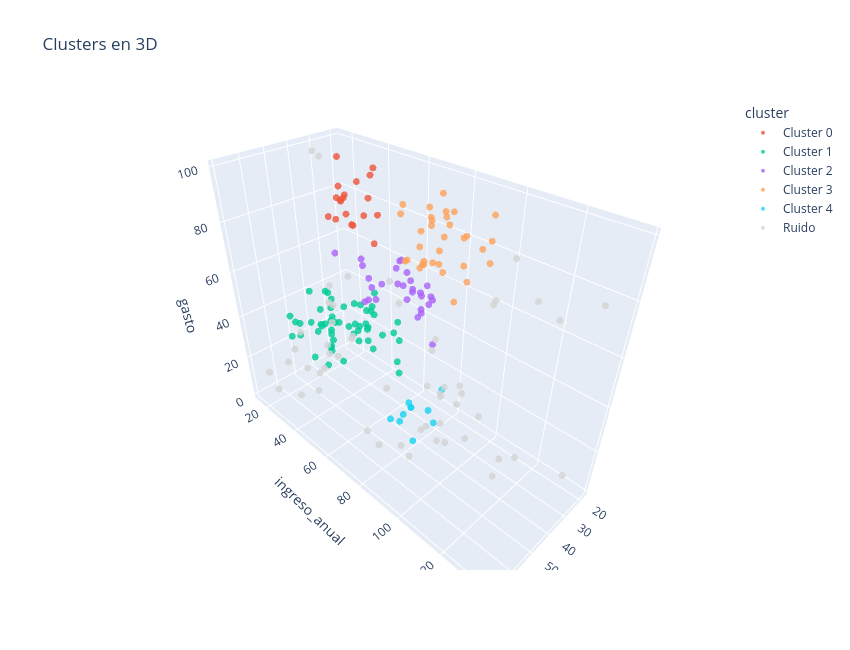
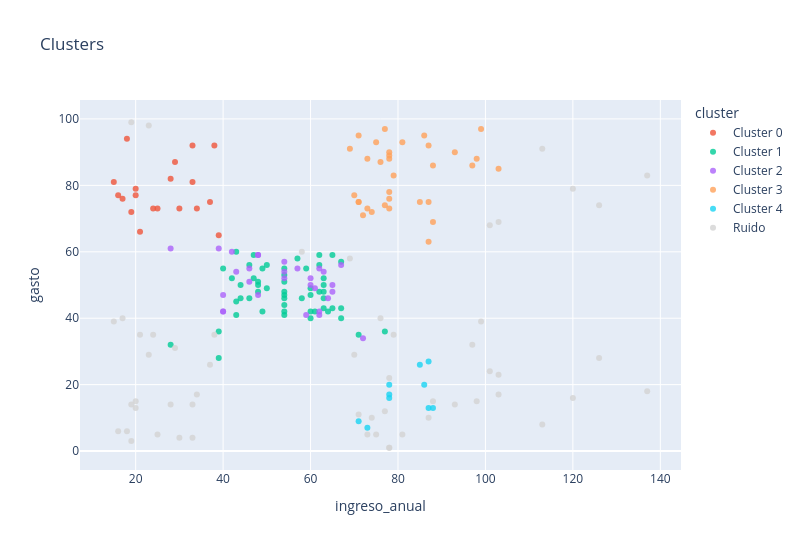

Notebook cell for these charts, in order:
### Code cell
# Grafica los clusters en 3D y en 2D (ingreso vs gasto)
# Pista: plot_clusters_3d(df, 'edad', 'ingreso_anual', 'gasto', labels_dbscan)
#        plot_clusters(df, 'ingreso_anual', 'gasto', labels_dbscan)
# ✍️ Tu código aquí

plot_clusters_3d(df, 'edad', 'ingreso_anual', 'gasto', labels_dbscan)
plot_clusters(df, 'ingreso_anual', 'gasto', labels_dbscan)

### Figure 1 — Plotly figure (JSON) as saved in the notebook; plotly's stock layout.template omitted (floating-point values rounded to 4 significant figures)
{"data": [{"hovertemplate": "cluster=Cluster 0<br>edad=%{x}<br>ingreso_anual=%{y}<br>gasto=%{z}<extra></extra>", "legendgroup": "Cluster 0", "marker": {"color": "#EF553B", "opacity": 0.8, "size": 4, "symbol": "circle"}, "mode": "markers", "name": "Cluster 0", "scene": "scene", "showlegend": true, "type": "scatter3d", "x": [21, 23, 22, 23, 30, 24, 22, 20, 25, 31, 29, 23, 21, 18, 21, 30, 20, 24, 24], "y": [15, 16, 17, 18, 19, 20, 20, 21, 24, 25, 28, 29, 30, 33, 33, 34, 37, 38, 39], "z": [81, 77, 76, 94, 72, 77, 79, 66, 73, 73, 82, 87, 73, 92, 81, 73, 75, 92, 65]}, {"hovertemplate": "cluster=Cluster 1<br>edad=%{x}<br>ingreso_anual=%{y}<br>gasto=%{z}<extra></extra>", "legendgroup": "Cluster 1", "marker": {"color": "#00cc96", "opacity": 0.8, "size": 4, "symbol": "circle"}, "mode": "markers", "name": "Cluster 1", "scene": "scene", "showlegend": true, "type": "scatter3d", "x": [45, 48, 49, 50, 49, 59, 50, 47, 51, 69, 53, 70, 67, 54, 63, 43, 68, 70, 47, 60, 60, 59, 45, 40, 49, 57, 38, 67, 46, 48, 55, 50, 68, 48, 40, 32, 47, 48, 49, 67, 49, 66, 54, 68, 66, 65, 38, 63, 49, 51, 50, 38, 43, 48], "y": [28, 39, 39, 40, 42, 43, 43, 43, 44, 44, 46, 46, 47, 47, 48, 48, 48, 49, 49, 50, 50, 54, 54, 54, 54, 54, 54, 54, 54, 54, 57, 58, 59, 60, 60, 60, 60, 61, 62, 62, 62, 63, 63, 63, 63, 63, 64, 65, 65, 67, 67, 67, 71, 77], "z": [32, 36, 28, 55, 52, 60, 45, 41, 50, 46, 46, 56, 52, 59, 51, 50, 48, 55, 42, 49, 56, 47, 53, 48, 42, 51, 55, 41, 44, 46, 58, 46, 55, 49, 40, 42, 47, 42, 48, 59, 56, 50, 46, 43, 48, 52, 42, 43, 59, 43, 57, 40, 35, 36]}, {"hovertemplate": "cluster=Cluster 2<br>edad=%{x}<br>ingreso_anual=%{y}<br>gasto=%{z}<extra></extra>", "legendgroup": "Cluster 2", "marker": {"color": "#ab63fa", "opacity": 0.8, "size": 4, "symbol": "circle"}, "mode": "markers", "name": "Cluster 2", "scene": "scene", "showlegend": true, "type": "scatter3d", "x": [35, 31, 27, 29, 31, 33, 31, 27, 19, 18, 19, 32, 26, 23, 21, 22, 18, 24, 27, 20, 23, 26, 21, 19, 19, 18, 19, 27, 25], "y": [28, 39, 40, 40, 40, 42, 43, 46, 46, 48, 48, 48, 54, 54, 54, 57, 59, 60, 60, 61, 62, 62, 62, 63, 64, 65, 65, 67, 72], "z": [61, 61, 47, 42, 42, 60, 54, 51, 55, 59, 59, 47, 54, 52, 57, 55, 41, 52, 50, 49, 41, 55, 42, 54, 46, 48, 50, 56, 34]}, {"hovertemplate": "cluster=Cluster 3<br>edad=%{x}<br>ingreso_anual=%{y}<br>gasto=%{z}<extra></extra>", "legendgroup": "Cluster 3", "marker": {"color": "#FFA15A", "opacity": 0.8, "size": 4, "symbol": "circle"}, "mode": "markers", "name": "Cluster 3", "scene": "scene", "showlegend": true, "type": "scatter3d", "x": [39, 31, 40, 38, 39, 31, 29, 32, 35, 32, 32, 28, 32, 34, 39, 38, 27, 30, 30, 29, 31, 36, 33, 32, 28, 36, 30, 27, 35, 32, 29, 30, 36], "y": [69, 70, 71, 71, 71, 72, 73, 73, 74, 75, 76, 77, 77, 78, 78, 78, 78, 78, 78, 79, 81, 85, 86, 87, 87, 87, 88, 88, 93, 97, 98, 99, 103], "z": [91, 77, 95, 75, 75, 71, 88, 73, 72, 93, 87, 97, 74, 90, 88, 76, 89, 78, 73, 83, 93, 75, 95, 63, 75, 92, 86, 69, 90, 86, 88, 97, 85]}, {"hovertemplate": "cluster=Cluster 4<br>edad=%{x}<br>ingreso_anual=%{y}<br>gasto=%{z}<extra></extra>", "legendgroup": "Cluster 4", "marker": {"color": "#19d3f3", "opacity": 0.8, "size": 4, "symbol": "circle"}, "mode": "markers", "name": "Cluster 4", "scene": "scene", "showlegend": true, "type": "scatter3d", "x": [47, 44, 43, 44, 47, 50, 42, 36, 40, 52], "y": [71, 73, 78, 78, 78, 85, 86, 87, 87, 88], "z": [9, 7, 17, 20, 16, 26, 20, 27, 13, 13]}, {"hovertemplate": "cluster=Ruido<br>edad=%{x}<br>ingreso_anual=%{y}<br>gasto=%{z}<extra></extra>", "legendgroup": "Ruido", "marker": {"color": "lightgray", "opacity": 0.8, "size": 4, "symbol": "circle"}, "mode": "markers", "name": "Ruido", "scene": "scene", "showlegend": true, "type": "scatter3d", "x": [19, 20, 31, 35, 64, 67, 35, 58, 37, 35, 52, 35, 35, 46, 54, 40, 60, 53, 49, 42, 36, 65, 34, 40, 23, 59, 20, 19, 57, 28, 25, 34, 37, 34, 56, 19, 36, 58, 59, 37, 46, 41, 54, 28, 41, 34, 32, 33, 38, 47, 35, 45, 32, 32, 30], "y": [15, 16, 17, 18, 19, 19, 19, 20, 20, 21, 23, 23, 24, 25, 28, 29, 30, 33, 33, 34, 37, 38, 58, 69, 70, 71, 73, 74, 75, 76, 77, 78, 78, 78, 79, 81, 87, 88, 93, 97, 98, 99, 101, 101, 103, 103, 103, 113, 113, 120, 120, 126, 126, 137, 137], "z": [39, 6, 40, 6, 3, 14, 99, 15, 13, 35, 29, 98, 35, 5, 14, 31, 4, 4, 14, 17, 26, 35, 60, 58, 29, 11, 5, 10, 5, 40, 12, 22, 1, 1, 35, 5, 10, 15, 14, 32, 15, 39, 24, 68, 17, 23, 69, 8, 91, 16, 79, 28, 74, 18, 83]}], "layout": {"height": 650, "legend": {"title": {"text": "cluster"}, "tracegroupgap": 0}, "scene": {"domain": {"x": [0, 1], "y": [0, 1]}, "xaxis": {"title": {"text": "edad"}}, "yaxis": {"title": {"text": "ingreso_anual"}}, "zaxis": {"title": {"text": "gasto"}}}, "title": {"text": "Clusters en 3D"}, "width": 850}}

### Figure 2 — Plotly figure (JSON) as saved in the notebook; plotly's stock layout.template omitted (floating-point values rounded to 4 significant figures)
{"data": [{"hovertemplate": "cluster=Cluster 0<br>ingreso_anual=%{x}<br>gasto=%{y}<extra></extra>", "legendgroup": "Cluster 0", "marker": {"color": "#EF553B", "opacity": 0.8, "symbol": "circle"}, "mode": "markers", "name": "Cluster 0", "orientation": "v", "showlegend": true, "type": "scatter", "x": [15, 16, 17, 18, 19, 20, 20, 21, 24, 25, 28, 29, 30, 33, 33, 34, 37, 38, 39], "xaxis": "x", "y": [81, 77, 76, 94, 72, 77, 79, 66, 73, 73, 82, 87, 73, 92, 81, 73, 75, 92, 65], "yaxis": "y"}, {"hovertemplate": "cluster=Cluster 1<br>ingreso_anual=%{x}<br>gasto=%{y}<extra></extra>", "legendgroup": "Cluster 1", "marker": {"color": "#00cc96", "opacity": 0.8, "symbol": "circle"}, "mode": "markers", "name": "Cluster 1", "orientation": "v", "showlegend": true, "type": "scatter", "x": [28, 39, 39, 40, 42, 43, 43, 43, 44, 44, 46, 46, 47, 47, 48, 48, 48, 49, 49, 50, 50, 54, 54, 54, 54, 54, 54, 54, 54, 54, 57, 58, 59, 60, 60, 60, 60, 61, 62, 62, 62, 63, 63, 63, 63, 63, 64, 65, 65, 67, 67, 67, 71, 77], "xaxis": "x", "y": [32, 36, 28, 55, 52, 60, 45, 41, 50, 46, 46, 56, 52, 59, 51, 50, 48, 55, 42, 49, 56, 47, 53, 48, 42, 51, 55, 41, 44, 46, 58, 46, 55, 49, 40, 42, 47, 42, 48, 59, 56, 50, 46, 43, 48, 52, 42, 43, 59, 43, 57, 40, 35, 36], "yaxis": "y"}, {"hovertemplate": "cluster=Cluster 2<br>ingreso_anual=%{x}<br>gasto=%{y}<extra></extra>", "legendgroup": "Cluster 2", "marker": {"color": "#ab63fa", "opacity": 0.8, "symbol": "circle"}, "mode": "markers", "name": "Cluster 2", "orientation": "v", "showlegend": true, "type": "scatter", "x": [28, 39, 40, 40, 40, 42, 43, 46, 46, 48, 48, 48, 54, 54, 54, 57, 59, 60, 60, 61, 62, 62, 62, 63, 64, 65, 65, 67, 72], "xaxis": "x", "y": [61, 61, 47, 42, 42, 60, 54, 51, 55, 59, 59, 47, 54, 52, 57, 55, 41, 52, 50, 49, 41, 55, 42, 54, 46, 48, 50, 56, 34], "yaxis": "y"}, {"hovertemplate": "cluster=Cluster 3<br>ingreso_anual=%{x}<br>gasto=%{y}<extra></extra>", "legendgroup": "Cluster 3", "marker": {"color": "#FFA15A", "opacity": 0.8, "symbol": "circle"}, "mode": "markers", "name": "Cluster 3", "orientation": "v", "showlegend": true, "type": "scatter", "x": [69, 70, 71, 71, 71, 72, 73, 73, 74, 75, 76, 77, 77, 78, 78, 78, 78, 78, 78, 79, 81, 85, 86, 87, 87, 87, 88, 88, 93, 97, 98, 99, 103], "xaxis": "x", "y": [91, 77, 95, 75, 75, 71, 88, 73, 72, 93, 87, 97, 74, 90, 88, 76, 89, 78, 73, 83, 93, 75, 95, 63, 75, 92, 86, 69, 90, 86, 88, 97, 85], "yaxis": "y"}, {"hovertemplate": "cluster=Cluster 4<br>ingreso_anual=%{x}<br>gasto=%{y}<extra></extra>", "legendgroup": "Cluster 4", "marker": {"color": "#19d3f3", "opacity": 0.8, "symbol": "circle"}, "mode": "markers", "name": "Cluster 4", "orientation": "v", "showlegend": true, "type": "scatter", "x": [71, 73, 78, 78, 78, 85, 86, 87, 87, 88], "xaxis": "x", "y": [9, 7, 17, 20, 16, 26, 20, 27, 13, 13], "yaxis": "y"}, {"hovertemplate": "cluster=Ruido<br>ingreso_anual=%{x}<br>gasto=%{y}<extra></extra>", "legendgroup": "Ruido", "marker": {"color": "lightgray", "opacity": 0.8, "symbol": "circle"}, "mode": "markers", "name": "Ruido", "orientation": "v", "showlegend": true, "type": "scatter", "x": [15, 16, 17, 18, 19, 19, 19, 20, 20, 21, 23, 23, 24, 25, 28, 29, 30, 33, 33, 34, 37, 38, 58, 69, 70, 71, 73, 74, 75, 76, 77, 78, 78, 78, 79, 81, 87, 88, 93, 97, 98, 99, 101, 101, 103, 103, 103, 113, 113, 120, 120, 126, 126, 137, 137], "xaxis": "x", "y": [39, 6, 40, 6, 3, 14, 99, 15, 13, 35, 29, 98, 35, 5, 14, 31, 4, 4, 14, 17, 26, 35, 60, 58, 29, 11, 5, 10, 5, 40, 12, 22, 1, 1, 35, 5, 10, 15, 14, 32, 15, 39, 24, 68, 17, 23, 69, 8, 91, 16, 79, 28, 74, 18, 83], "yaxis": "y"}], "layout": {"height": 550, "legend": {"title": {"text": "cluster"}, "tracegroupgap": 0}, "title": {"text": "Clusters"}, "width": 800, "xaxis": {"anchor": "y", "domain": [0, 1], "title": {"text": "ingreso_anual"}}, "yaxis": {"anchor": "x", "domain": [0, 1], "title": {"text": "gasto"}}}}
